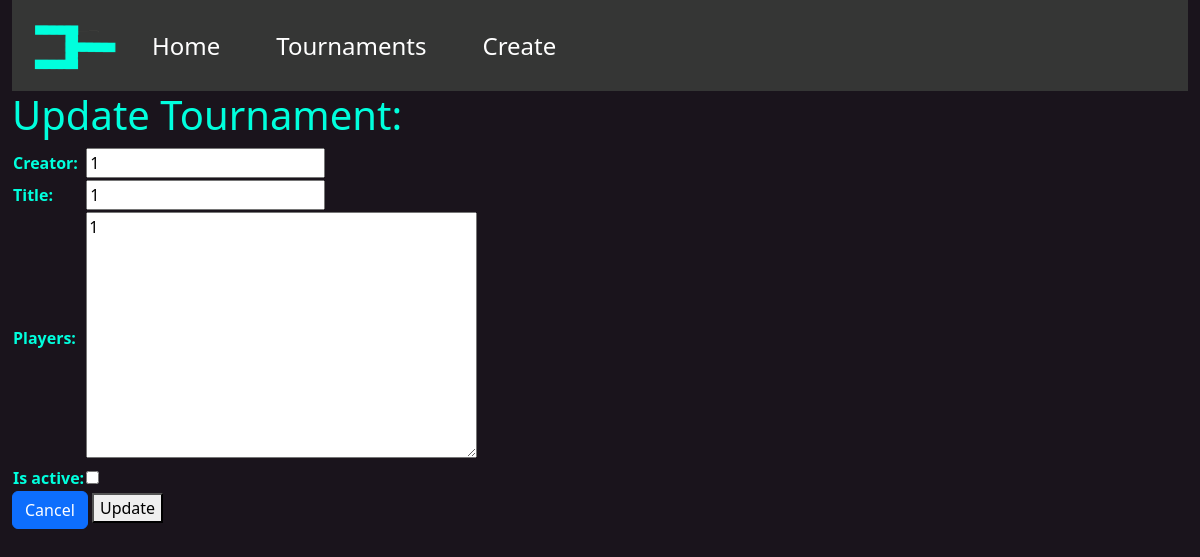
The app's page /tournament/26/update/ with its own data.
### bracket_app/models.py (models this page shows, shortened)
class Tournament(models.Model):
    creator = models.CharField("Creator", max_length=200)
    title = models.CharField("Title", max_length=200)
    players = models.TextField(null=True)
    is_active = models.BooleanField(default=False)

### bracket_app/views.py (the view)
# urls.py: path('tournament/<int:pk>/update/', views.updateTournament, name='tournament-update'),
def updateTournament(request, pk):
  tournament = get_object_or_404(Tournament, pk=pk)
  if request.method == 'POST':
    form = TournamentForm(request.POST, instance = tournament)
    if form.is_valid():
      player_list = stringToList(tournament.players)
      tournament.players = json.dumps(player_list)
      form.save()
      return redirect('tournament-detail', pk=pk)
  else:
    player_list = json.loads(tournament.players)
    tournament.players = "\n".join(player_list)
    form = TournamentForm(instance=tournament)
    context={
     'form': form,
     'tournament': tournament,
    }
  return render(request, 'bracket_app/tournament_update.html', context)

### bracket_app/forms.py
class TournamentForm(ModelForm):
    class Meta:
        model = Tournament
        fields =('creator', 'title', 'players', 'is_active')

### bracket_app/templates/bracket_app/tournament_update.html (shortened to what this page needs)
{% extends 'bracket_app/base_template.html' %}
{% block content %}
<h1>Update Tournament:</h1>
<form action="" method="POST">
   <table>
      {{ form.as_table }}
   </table>
   <a class="btn btn-primary" href="{% url 'tournament-detail' pk=tournament.id %}">Cancel</a>
   <button type="submit">Update</button>
</form>
{% endblock %}

### records on screen
Tournament: creator "1", title "1", players "1"
